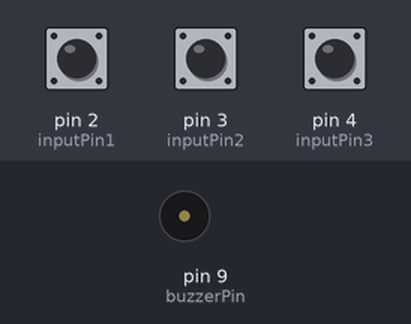
Bench run of a sketch on a simulated Arduino Uno, built with avr-gcc and run on an emulated ATmega328P. Parts: buzzer (waves = sounding). Inputs (shaded band) come from the test bench; at power-on: pin 2 (inputPin1) HIGH, pin 3 (inputPin2) HIGH, pin 4 (inputPin3) HIGH.

Above: at 1.2 s.
1.3 s: pin 2 (inputPin1) pulled LOW for 0.15 s
At 1.42 s:
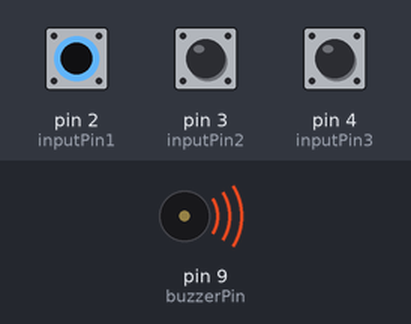
3.0 s: pin 2 (inputPin1) pulled LOW for 3.2 s
At 7.4 s:
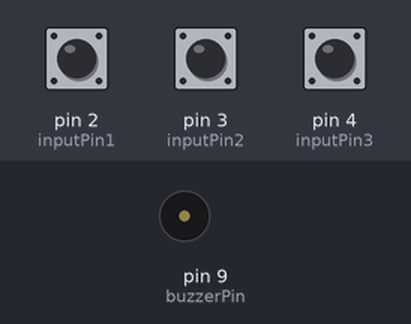
7.7 s: pin 3 (inputPin2) pulled LOW for 3.2 s
At 8.7 s:
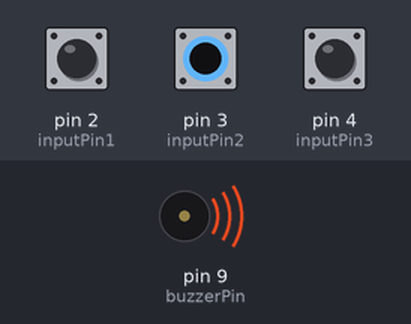
Timing chart, 0 to 12.4 s (numbered marks = the images above; inputs shaded):
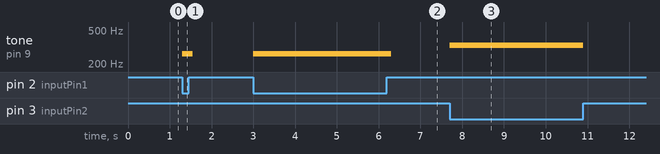

The sketch:

AR21_doremi.ino
```cpp
/*
 예제 9.1
 피에조 부저를 이용한 소리 출력
*/

int buzzerPin = 9;
int songLength = 16;

const int inputPin1 = 2;
const int inputPin2 = 3;
const int inputPin3 = 4;


// 노래의 빠르기를 설정한다.
int tempo = 200;

void setup()
{
  // 부저핀을 출력으로 설정한다
  pinMode(buzzerPin, OUTPUT);

  pinMode(inputPin1,INPUT_PULLUP);
  pinMode(inputPin2,INPUT_PULLUP);
  pinMode(inputPin3,INPUT_PULLUP);
}


void loop()
{
  // 부저 출력 시간에 사용할 변수 설정
  int duration;

  int swInput1 = digitalRead(inputPin1);
  int swInput2 = digitalRead(inputPin2);
  int swInput3 = digitalRead(inputPin3);

  // 노래 길이 데이터 갯수만큼 반복한다
  if(swInput1 == LOW){
    tone(buzzerPin,262,100);
  }
  else if(swInput2 == LOW){
    tone(buzzerPin,330,100);
  }
  else if(swInput3 == LOW){
    tone(buzzerPin,392,100);
  }
}

int frequency(char note){
  // 노래 데이터를 주파수 값으로 변경하기 위한 함수

  int i;
  // 음계의 갯수 설정
  int notes = 8;

  char names[] = { 'c', 'd', 'e', 'f', 'g', 'a', 'b', 'C' };
  int frequencies[] = {262, 294, 330, 349, 392, 440, 494, 523};

  // 노래 데이터를 주파수 값으로 변경하기 위해 반복하여 비교한다
  for (i = 0; i < notes; i++){
    if (names[i] == note){
      // 맞는 값을 찾았을 경우 이 값을 회신한다
      return(frequencies[i]);
    };
  };
  // 앞의 for문에서 맞는 값을 못찾았을 경우 0을 회신한다
  return(0);
}
```

Measured:
- after the input at 1.3 s, tone on pin 9 (buzzerPin): silent → 262 Hz at once, → silent 0.25 s later
- after the input at 3.0 s, tone on pin 9 (buzzerPin): silent → 262 Hz at once, → silent 3.3 s later
- after the input at 7.7 s, tone on pin 9 (buzzerPin): silent → 330 Hz at once, → silent 3.2 s later
